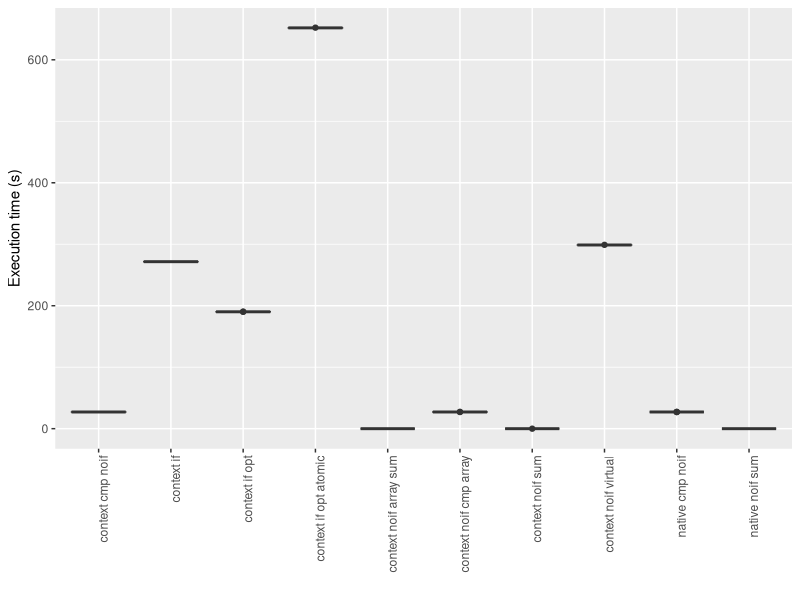
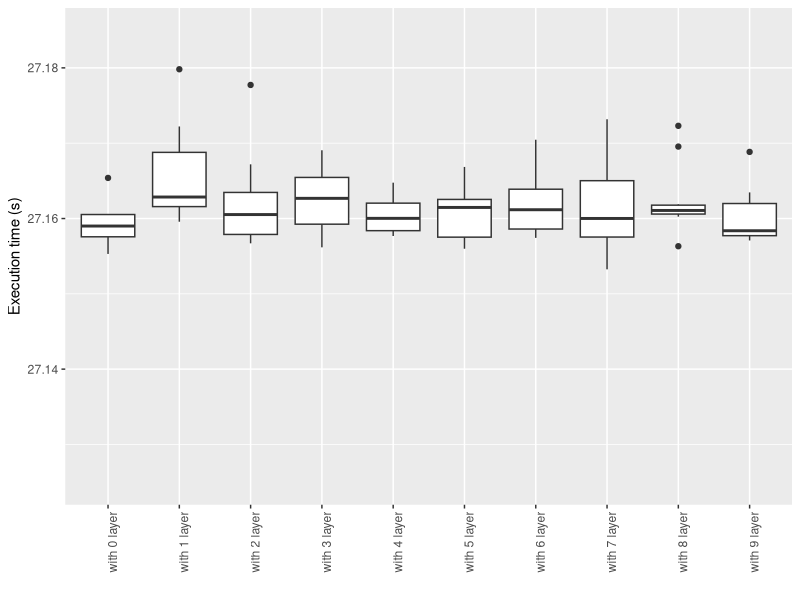
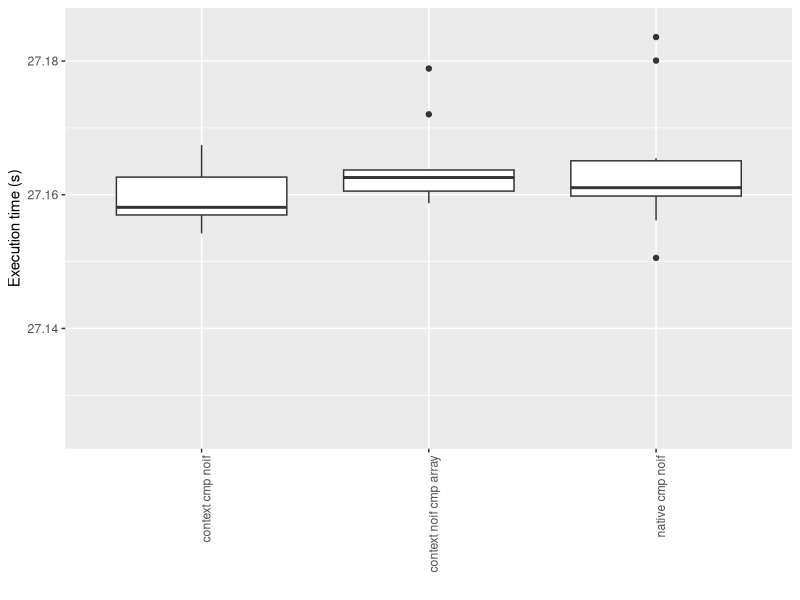

The R script that drew these images, in order:
#
# q <- qplot(cty, hwy, data = mpg, colour = displ)
# q + xlab(expression(beta +frac(miles, gallon)))
# 
# http://www.r-bloggers.com/using-consistent-r-and-latex-fonts-in-org-or-knitr-or-sweave/
#
# http://blog.revolutionanalytics.com/2012/09/how-to-use-your-favorite-fonts-in-r-charts.html
#
# p + annotate("text", x=10, y=40, label="text[subscript]", parse=TRUE)
# 
# label=expression(text[subscript]), parse = TRUE)
#

library(ggplot2)
library(plyr)

data <- read.csv("data.csv")
summary(data)





#
# plot if benchmark
#

#ifdata <- data
ifdata <- data[with(data,  grepl("if", value)),]

#ifdata <- data[data$value == 'contextual noop',] # specify explicitely
#ifdata$value <- factor(ifdata$value)

g <- ggplot(ifdata, aes(x=value, y=benchmark)) +
#    xlim(rev(levels(ifdata$value))) + # limit plot to a specific part
#    geom_bar() +
     geom_boxplot() +
     theme(axis.text.x = element_text(angle = 90, hjust = 1)) +
     xlab("") +
     ylab("Execution time (s)")
     #ylab("log10(Time [s])") +
     #scale_y_log10()

ggsave(filename = "benchmarkif.pdf", height=4)






#
# plot with benchmark
#

#withdata <- data
withdata <- data[with(data,  grepl("with", value)),]

#withdata <- data[data$value == 'contextual noop',] # specwithy explicitely
#withdata$value <- factor(withdata$value, levels=c("1", "2", "3", "6", "8", "4"))

g <- ggplot(withdata, aes(x=value, y=benchmark)) +
#    xlim(rev(levels(withdata$value))) + # limit plot to a specific part
     geom_boxplot() +
     theme(axis.text.x = element_text(angle = 90, hjust = 1)) +
     xlab("") +
     ylab("Execution time (s)") +
     ylim(27.125, 27.185)

ggsave(filename = "benchmarkwith.pdf", height=4)





#
# plot cmp benchmark
#

#cmpdata <- data
cmpdata <- data[with(data,  grepl("cmp", value)),]

#cmpdata <- data[data$value == 'contextual noop',] # speccmpy explicitely
#cmpdata$value <- factor(cmpdata$value, levels=c("1", "2", "3", "6", "8", "4"))

g <- ggplot(cmpdata, aes(x=value, y=benchmark)) +
#    xlim(rev(levels(cmpdata$value))) + # limit plot to a specific part
     geom_boxplot() +
     theme(axis.text.x = element_text(angle = 90, hjust = 1)) +
     xlab("") +
     ylab("Execution time (s)") +
     ylim(27.125, 27.185)

ggsave(filename = "benchmarkcmp.pdf", height=4)
